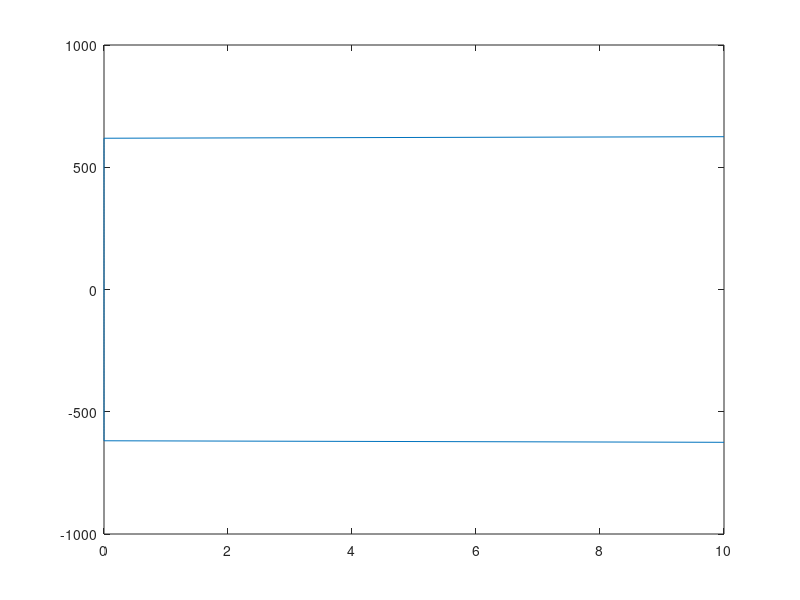
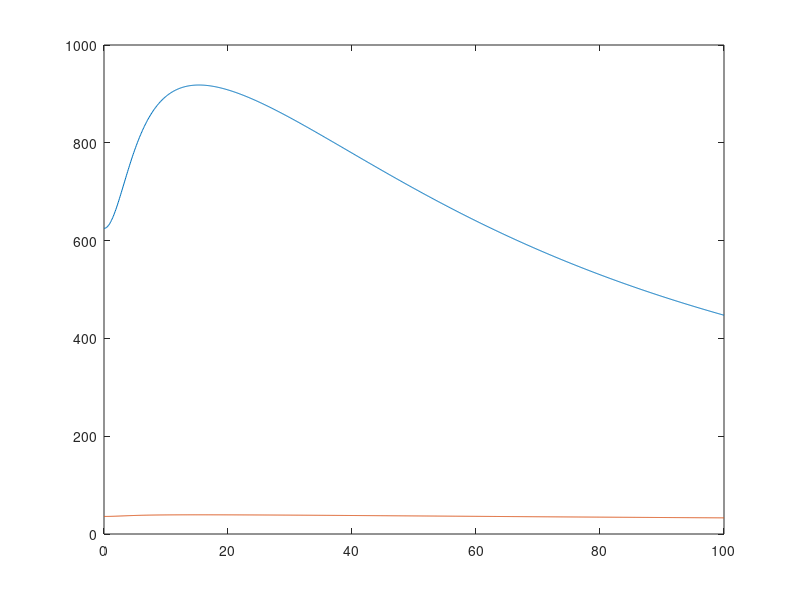

These figures' MATLAB source, in order: (Note: this script raises an error after producing the figures.)
%MODEL NODAL ANALYSIS
% JASON PRASAD 100196970; 

% define all intial paramters Resistance to Conductance 
r_0= 1*10^3
r1=1; 
r2=2; 
r3=10;
r4=0.1; 

g_0=1/r_0; 
g1=1/r1; 
g2=1/r2; 
g3=1/r3; 
g4=1/r4; 

%initialize remaining paramteres for the circuit
cap=0.25
alpha=100;
l=0.2; 

%%%%%%%%%%%%%%%%%%%%%%%%%%%%%%%%%%%%%%%%%%%%%%%%%%%%%%%%%%%%%
%A) create C & G matrix stuck with my orginal equations since there were
% matrices errors 

C = [0, 0, 0, 0, 0, 0;
    cap, -cap, 0, 0, 0, 0;
    0, 0, 0, 0, 0, 0;
    0, 0, 0, 0, 0, 0;
    0, 0, 0, 0, 0, 0;
    0, 0, 0, 0, 0, l];

G = [1, 0, 0, 0, 0, 0;
    g1, -(g1 + g2), 0, 0, 0, -1;
   0, 0, -g3, 0, 0, 1;
   0, 0, -alpha, 1, 0, 0;
   0, 0, 0, g4, -(g4  + g_0), 0;
   0, -1, 1, 0, 0, 0];

%%%%%%%%%%%%%%%%%%%%%%%%%%%%%%%%%%%%%%%%%%%%%%%%%%%%%%%%%%%%%%%%%%%%%%%
%%%% B) DC SWEEP GRAPH DOESNT SEEM TO BE RIGHT????? 
F= zeros(6, 1); 
V_in=zeros(100,1);
V_out= zeros(100,1); 
V_3=zeros(100,1);
count=0; 
for V_in = -10:0.1:10
    count = count +1; 
    F(1)= V_in; 
    V_val= G\F; 
    
    V_in(count)=V_in; 
    V_3(count)=V_val(5);
    V_out(count)=V_val(6); 
    
end
figure (1)
plot(V_in,V_out);
plot(V_in,V_3);
hold on; 

%%%%%%%%%%%%%%%%%%%%%%%%%%%%%%%%%%%%%%%%%%%%%%%%%%%%%%%%%%%%%%%%%%%%%%%%%
%%% C) AC SWEEP 

V_in=10;
w_min=0; 
w_max=100; 
m= 1000; 
omega_o=zeros(m,1);
V_out=zeros(m,1);
Unity_g=zeros(m,1);
count_2=0;
for w=linspace(w_min,w_max,m);
    count_2 =count_2 +1; 
    Temp_1= G +1*j*w*C; 
    V= Temp_1 \ F; 
    omega_o(count_2)=w; 
    V_out(count_2)=norm(V(5));
    Unity_g(count_2)=20*log10(norm(V(5))/V_in); 
    
end 
figure (2) 
plot(omega_o, V_out); 
hold on
plot(omega_o, Unity_g);
   
%random perturbations
n = 1000;
w = pi();
Crand = zeros(n, 1);
Grand = zeros(n, 1);

for index = 1:n
    ci = c + 0.5*randn();
    
    C = [0, 0, 0, 0, 0, 0;
    ci, -ci, 0, 0, 0, 0;
    0, 0, 0, 0, 0, 0;
    0, 0, 0, 0, 0, 0;
    0, 0, 0, 0, 0, 0;
    0, 0, 0, 0, 0, L];

    Temp_2 = G + 1j*w*C;
    V = Temp_2\F;
    
    Crand(index) = ci;
    Grand(index) = 20*log10(norm(V(5))/V_in);
end

figure(4)
histogram(Crand)
figure(5)
histogram(Grand)

